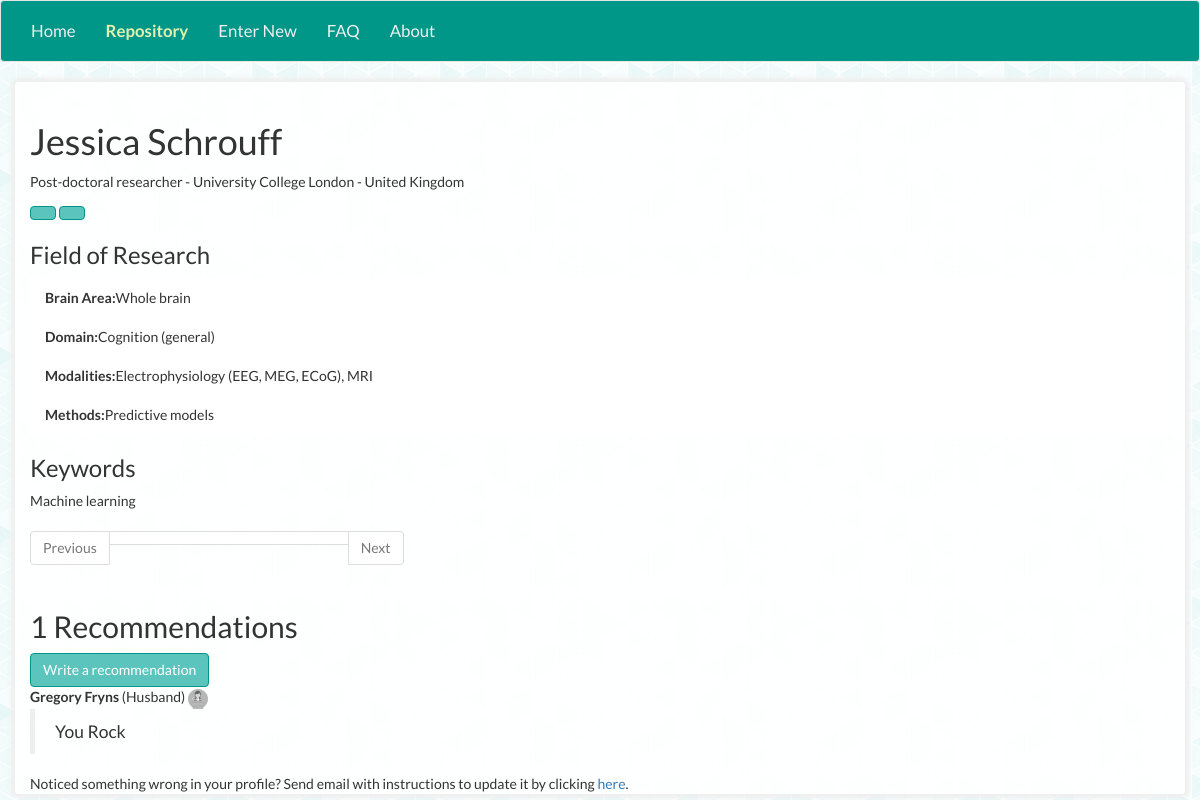
/list/1/, run on the app's committed database.
### profiles/models.py (models this page shows, shortened)
class Profile(models.Model):
    PHD = 'PhD student'
    MDR = 'Medical Doctor'
    PDR = 'Post-doctoral researcher'
    SRE = 'Senior researcher/ scientist'
    LEC = 'Lecturer'
    ATP = 'Assistant Professor'
    ACP = 'Associate Professor'
    PRF = 'Professor'
    DIR = 'Group leader/ Director/ Head of Department'
    POSITION_CHOICES = (
        (PHD, 'PhD student'),
        (MDR, 'Medical Doctor'),
        (PDR, 'Post-doctoral researcher'),
        (SRE, 'Senior researcher/ scientist'),
        (LEC, 'Lecturer'),
        (ATP, 'Assistant Professor'),
        (ACP, 'Associate Professor'),
        (PRF, 'Professor'),
        (DIR, 'Group leader/ Director/ Head of Department')
    )
    name = models.CharField(max_length=100, blank=False)
    email = models.EmailField(blank=True)
    webpage = models.URLField(blank=True)
    institution = models.CharField(max_length=100, blank=False)
    country = models.ForeignKey(Country, on_delete=models.CASCADE)
    position = models.CharField(max_length=30, choices=POSITION_CHOICES, blank=False)
    grad_date = models.DateField(null=True, blank=True)
    brain_structure = models.CharField(max_length=80, blank=True)
    modalities = models.CharField(max_length=80, blank=True)
    methods = models.CharField(max_length=80, blank=True)
    domain = models.CharField(max_length=80, blank=True)
    keywords = models.CharField(max_length=250, blank=True)
    publish_date = models.DateTimeField(default=timezone.now)
    last_updated = models.DateTimeField(auto_now=True)

class Country(models.Model):
    code = models.CharField(max_length=3, blank=False, unique=True)
    name = models.CharField(max_length=60, blank=False)
    is_under_represented = models.BooleanField(default=False)
    class Meta:
        verbose_name_plural = "countries"
    def __str__(self):
        return self.name

class Recommendation(models.Model):
    profile = models.ForeignKey(Profile, on_delete=models.CASCADE)
    reviewer_name = models.CharField(max_length=100, blank=False)
    reviewer_email = models.EmailField(blank=False)
    reviewer_position = models.CharField(max_length=30, blank=False)
    reviewer_institution = models.CharField(max_length=100, blank=False)
    seen_at_conf = models.BooleanField()
    comment = models.CharField(max_length=500, blank=False)
    publish_date = models.DateTimeField(auto_now_add=True)
    last_updated = models.DateTimeField(auto_now=True)

### profiles/views.py (the view)
# urls.py: path('<int:pk>/', views.ProfileDetail.as_view(), name='detail'),
class ProfileDetail(generic.DetailView):
    model = Profile

### profiles/templates/profiles/profile_detail.html (shortened to what this page needs)
{% extends "base.html" %}
{% load bootstrap3 %}
{% load static %}
{% block other_css %}
	<link rel="stylesheet" type="text/css" href="{% static 'profiles/css/style.css' %}" />
{% endblock %}
{% block nav-repository-classes %}active{% endblock %}
{% block content %}
<h1>{{ profile.name }}</h1>
<p>{{ profile.position }} - {{ profile.institution }} - {{ profile.country }}</p>
{% if profile.email %}
<a href="mailto:{{ profile.email }}" class="btn btn-primary" role="button">{% bootstrap_icon "envelope" %}</a>
{% endif %}
{% if profile.webpage %}
<a href="{{ profile.webpage }}" class="btn btn-primary" role="button" target="_blank">{% bootstrap_icon "user" %}</a>
{% endif %}
<div class="card">
<h3>Field of Research</h3>
<ul class="list-group list-group-flush">
	<li class="list-group-item" style="border: none;"><strong>Brain Area:</strong>{{ profile.brain_structure }}</li>
	<li class="list-group-item" style="border: none;"><strong>Domain:</strong>{{ profile.domain }}</li>
	<li class="list-group-item" style="border: none;"><strong>Modalities:</strong>{{ profile.modalities }}</li>
	<li class="list-group-item" style="border: none;"><strong>Methods:</strong>{{ profile.methods }}</li>
</ul>
</div>
<h3>Keywords</h3>
<div>{{ profile.keywords }}</div>
<nav id="filtered-list-navigation" aria-label="Page navigation example">
  <ul class="pagination justify-content-center">
    <li class="page-item disabled">
      <a id="previous-btn" class="page-link" href="#" tabindex="-1">Previous</a>
    </li>
    <li class="page-item disabled"><span id="page-number"></span></li>
    <li class="page-item disabled">
      <a id="next-btn" class="page-link" href="#">Next</a>
    </li>
  </ul>
</nav>
<h2>{{ profile.recommendation_set.all|length }} Recommendations </h2>
<a href="{% url 'profiles:recommend' profile.id %}" class="btn btn-primary" role="button">{% bootstrap_icon "star" %} Write a recommendation</a>
<ul id="profile-quotes" class="list-unstyled">
{% for recommendation in profile.recommendation_set.all %}
<li class="quote">
	<span class="quote-reviewer">{{ recommendation.reviewer_name }}</span>
	<span class="quote-institution">{{ recommendation.reviewer_institution }} ({{ recommendation.reviewer_position }})</span>
	<span class="quote-seen-at-conf">
		{% if recommendation.seen_at_conf %}
			<img src="{% static "profiles/images/lecture.svg" %}" alt="Seen at conference"  title="Seen at conference" style="width:20px" />
		{% else %}
			<img src="{% static "profiles/images/lecture_bw.svg" %}" alt="Not seen at conference"  title="Not seen at conference" style="width:20px" />
		{% endif %}
	</span>
	<blockquote><p>{{ recommendation.comment }}</p></blockquote>
</li>
{% endfor %}
</ul>
Noticed something wrong in your profile? Send email with instructions to update it by clicking <a href="{% url 'profiles:edit' profile.id %}">here</a>.
{% endblock %}

### templates/base.html (shortened to what this page needs)
{% load bootstrap3 %}
{% load static %}
<!DOCTYPE html>
<html lang="en">
<head>
	{% bootstrap_css %}
	<link rel="stylesheet" type="text/css" href="{% static 'css/global.css' %}" />
	{% block other_css %}{% endblock %}
</head>
<body>
	<nav class="navbar navbar-default">
		<div class="container-fluid">
			<div id="navbar-nav">
				{% block nav %}
					<ul class="nav navbar-nav">
						<li class="{% block nav-home-classes %}{% endblock %}">
							<a href="{% url 'home' %}">Home</a>
						</li>
						<li class="{% block nav-repository-classes %}{% endblock %}">
							<a href="{% url 'profiles:index' %}">Repository</a>
						</li>
						<li class="{% block nav-create-classes %}{% endblock %}">
							<a href="{% url 'profiles:create' %}">Enter New</a>
						</li>
						<li class="{% block nav-faq-classes %}{% endblock %}">
								<a href="{% url 'faq' %}">FAQ</a>
						</li>
						<li class="{% block nav-about-classes %}{% endblock %}">
							<a href="{% url 'about' %}">About</a>
						</li>
					</ul>
				{% endblock %}
			</div>
		</div>
	</nav>
	<div class="container page-container">
		<div id="content">
			{% block content %}{% endblock %}
		</div>
	</div>
</body>
</html>

### staticfiles/css/global.css (style rules this page uses)
body { background-color: #e0f2f1; background-image: url("../images/textured_bg5.png"); font-family: 'Lato',sans-serif; }
.page-container { background-color: rgba(255,255,255,0.9); padding-top: 20px; box-shadow: 0em 0em 0.3em 0.3em #efefef; border-radius: 4px }
.btn-primary { background-color: #5bc4bd; border-color: #009688; }
.navbar-default { background-color: #009688; font-size: 1.2em; padding-top: 5px; padding-bottom: 5px; }
.navbar-default .navbar-nav>li>a { color: #efefef; }
.navbar-default .navbar-nav>.active>a { background-color: #009688; color: #e2f1af; font-weight: bold; }

### profiles/static/profiles/css/style.css (style rules this page uses)
#profile-quotes .quote-reviewer { font-weight: bold; }
nav #page-number { cursor: default; width: 240px; }

### data on the page
Profile: name "Jessica Schrouff", position "Post-doctoral researcher", institution "University College London", country "United Kingdom", brain_structure "Whole brain", domain "Cognition (general)", modalities "Electrophysiology (EEG, MEG, ECoG), MRI", methods "Predictive models", keywords "Machine learning", recommendation_set.all|length "1"
Recommendation: reviewer_name "Gregory Fryns", reviewer_position "Husband", seen_at_conf False (drawn), comment "You Rock"
